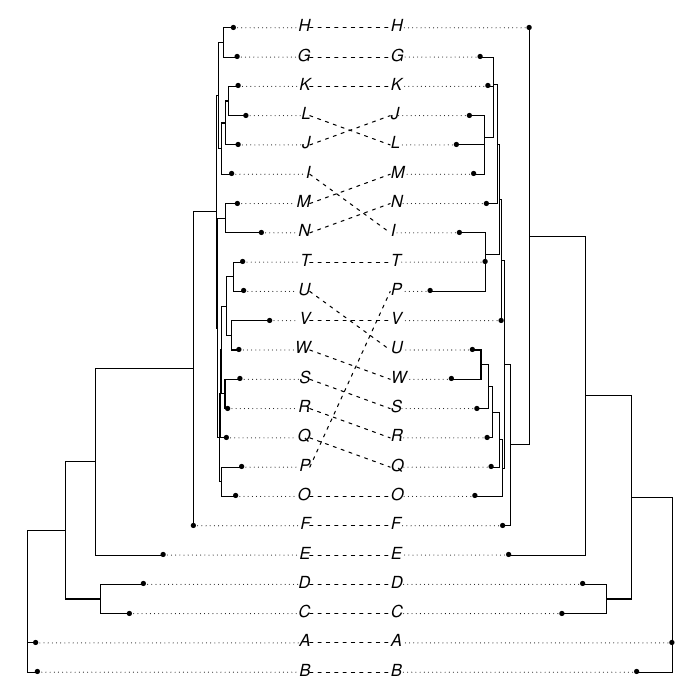

Source code (R):
rm(list = ls())
library(phytools)
library(ape) 

tree1<-read.newick("Picobirnavirus complete.newick")
tree2<-read.newick("Picobirnavirus short.newick")

tt<-charmatch(tree1$tip.label,tree2$tip.label)

tree1$tip.label<-LETTERS[1:length(tree1$tip.label)]
tree2$tip.label<-LETTERS[tt]

obj<-cophylo(tree1,tree2,rotate = F)
plot(obj,cex=0.01)

pdf("cophy_pico.pdf",width = 7,height = 7)
obj<-cophylo(tree1,tree2,rotate = T)
plot(obj,cex=0.01)
dev.off()

tree1<-read.newick("ML tree of NaturePico.newick")
tree2<-read.newick("ML tree of NaturePicoTrimmed.newick")

tt<-charmatch(tree1$tip.label,tree2$tip.label)

tree1$tip.label<-LETTERS[1:length(tree1$tip.label)]
tree2$tip.label<-LETTERS[tt]

obj<-cophylo(tree1,tree2,rotate = F)
plot(obj,cex=0.01)

pdf("cophy_pico_nature_trimmed.pdf",width = 7,height = 7)
obj<-cophylo(tree1,tree2,rotate = T)
plot(obj,cex=0.01)
dev.off()

##

tree1<-read.newick("ML tree of NucleotideAlignmentTrimmedSHORT.newick")
tree2<-read.newick("ML tree of NucleotideAlignmentTrimmed.newick")

tt<-charmatch(tree1$tip.label,tree2$tip.label)

x<-tree1$tip.label
x1 = sapply(strsplit(x, split='_', fixed=TRUE),function(x) (x[1]))
tree1$tip.label<-x1

x<-tree2$tip.label
x1 = sapply(strsplit(x, split='_', fixed=TRUE),function(x) (x[1]))
tree2$tip.label<-x1

obj<-cophylo(tree1,tree2,rotate = F)
plot(obj,cex=0.01)

pdf("cophy_pico_NA_TrimAI.pdf",width = 7,height = 7)
obj<-cophylo(tree1,tree2,rotate = T)
plot(obj,cex=0.01)
dev.off()

#### protein

tree1<-read.newick("ML tree of ProteinAlignmentTrimmedSHORT.newick")
tree2<-read.newick("ML tree of ProteinAlignmentTrimmed.newick")

tt<-charmatch(tree1$tip.label,tree2$tip.label)

x<-tree1$tip.label
x1 = sapply(strsplit(x, split='_', fixed=TRUE),function(x) (x[1]))
tree1$tip.label<-x1

x<-tree2$tip.label
x1 = sapply(strsplit(x, split='_', fixed=TRUE),function(x) (x[1]))
tree2$tip.label<-x1

obj<-cophylo(tree1,tree2,rotate = F)
plot(obj,cex=0.01)

pdf("cophy_pico_Prot_TrimAI.pdf",width = 7,height = 7)
obj<-cophylo(tree1,tree2,rotate = T)
plot(obj,cex=0.01)
dev.off()

#### trimmed

tree1<-read.newick("ML tree of ProteinAlignmentTrimmedSHORT.newick")
tree2<-read.newick("ML tree of NucleotideAlignmentTrimmedSHORT.newick")

tt<-charmatch(tree1$tip.label,tree2$tip.label)

x<-tree1$tip.label
x1 = sapply(strsplit(x, split='_', fixed=TRUE),function(x) (x[1]))
tree1$tip.label<-x1

x<-tree2$tip.label
x1 = sapply(strsplit(x, split='_', fixed=TRUE),function(x) (x[1]))
tree2$tip.label<-x1

obj<-cophylo(tree1,tree2,rotate = F)
plot(obj,cex=0.01)

pdf("cophy_pico_TRIMMED_SHORT_TrimAI.pdf",width = 7,height = 7)
obj<-cophylo(tree1,tree2,rotate = T)
plot(obj,cex=0.01)
dev.off()

tree1<-read.newick("ML tree of ProteinAlignmentTrimmed.newick")
tree2<-read.newick("ML tree of NucleotideAlignmentTrimmed.newick")

tt<-charmatch(tree1$tip.label,tree2$tip.label)

x<-tree1$tip.label
x1 = sapply(strsplit(x, split='_', fixed=TRUE),function(x) (x[1]))
tree1$tip.label<-x1

x<-tree2$tip.label
x1 = sapply(strsplit(x, split='_', fixed=TRUE),function(x) (x[1]))
tree2$tip.label<-x1

obj<-cophylo(tree1,tree2,rotate = F)
plot(obj,cex=0.01)

pdf("cophy_pico_TRIMMED_TrimAI.pdf",width = 7,height = 7)
obj<-cophylo(tree1,tree2,rotate = T)
plot(obj,cex=0.01)
dev.off()
